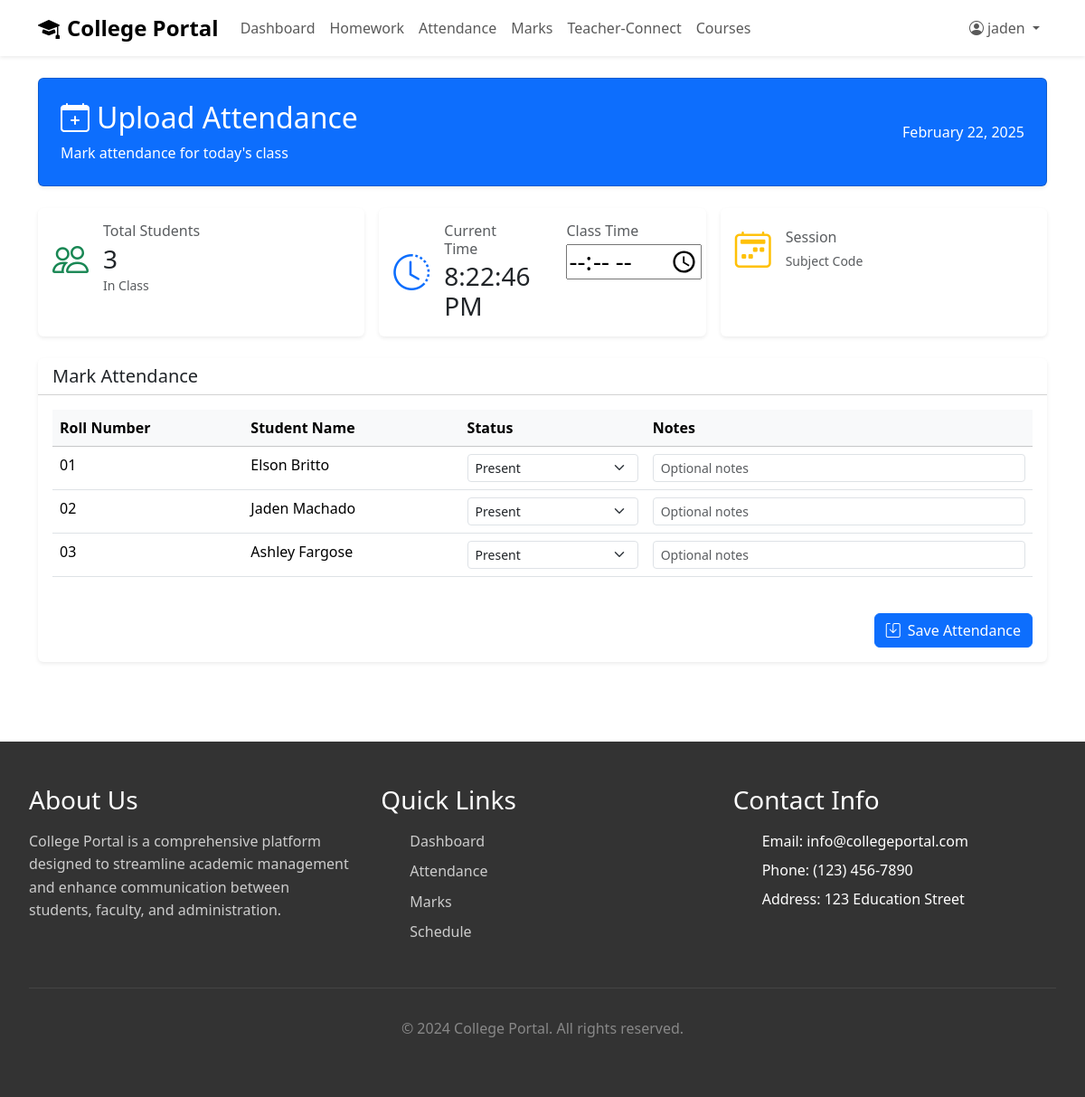
Screenshot of /manage-attendance/ (signed in) with the database file from the repository.
### main/models.py (models this page shows, shortened)
class Student(models.Model):
    user = models.OneToOneField(User, on_delete=models.CASCADE)
    roll_number = models.CharField(max_length=20)

### main/views.py (the view, shortened to what this page needs)
# urls.py: path('manage-attendance/', manage_attendance, name='manage_attendance'),
@login_required
def manage_attendance(request):
    subject = Subject.objects.first()  # Or get it based on your logic
    students = Student.objects.all().order_by('roll_number')
    context = {
        'subject': subject,
        'students': students,
    }
    return render(request, 'updateattendance.html', context)

### main/templates/updateattendance.html (shortened to what this page needs)
{% extends 'base.html' %}
{% block start %}
<main class="py-4">
    <div class="container">
        <div class="row mb-4">
            <div class="col-12">
                <div class="card bg-primary text-white shadow-sm">
                    <div class="card-body p-4">
                        <div class="row align-items-center">
                            <div class="col-md-6">
                                <h2 class="card-title mb-0">
                                    <i class="bi bi-calendar-plus me-2"></i>Upload Attendance
                                </h2>
                                <p class="mt-2 mb-0">Mark attendance for today's class</p>
                            </div>
                            <div class="col-md-6">
                                <div class="text-md-end mt-3 mt-md-0">
                                    <p class="mb-0">{% now "F d, Y" %}</p>
                                </div>
                            </div>
                        </div>
                    </div>
                </div>
            </div>
        </div>
        <div class="row g-3 mb-4">
            <div class="col-md-4">
                <div class="card border-0 shadow-sm h-100">
                    <div class="card-body">
                        <div class="d-flex align-items-center">
                            <div class="flex-shrink-0">
                                <i class="bi bi-people text-success fs-1"></i>
                            </div>
                            <div class="flex-grow-1 ms-3">
                                <h6 class="text-muted mb-1">Total Students</h6>
                                <h3 class="mb-0">{{ students|length }}</h3>
                                <small class="text-muted">In Class</small>
                            </div>
                        </div>
                    </div>
                </div>
            </div>
            <div class="col-md-4">
                <div class="card border-0 shadow-sm h-100">
                    <div class="card-body">
                        <div class="d-flex align-items-center">
                            <div class="flex-shrink-0">
                                <i class="bi bi-clock-history text-primary fs-1"></i>
                            </div>
                            <div class="flex-grow-1 ms-3 flex-time" style="display:flex; flex-direction:row;">
                                <div>
                                <h6 class="text-muted mb-1">Current Time</h6>
                                <h3 class="mb-0" id="currentTime">
                                </h3>
                                </div>
                                <div style="margin-left:40px;">
                                    <h6 class="text-muted mb-1">Class Time</h6>
                                    <h3><input type="time" style="width:150px;"></h3>
                                </div>
                            </div>
                        </div>
                    </div>
                </div>
            </div>
            <div class="col-md-4">
                <div class="card border-0 shadow-sm h-100">
                    <div class="card-body">
                        <div class="d-flex align-items-center">
                            <div class="flex-shrink-0">
                                <i class="bi bi-calendar2-week text-warning fs-1"></i>
                            </div>
                            <div class="flex-grow-1 ms-3">
                                <h6 class="text-muted mb-1">Session</h6>
                                <small class="text-muted">Subject Code</small>
                            </div>
                        </div>
                    </div>
                </div>
            </div>
        </div>
        <div class="row">
            <div class="col-12">
                <div class="card border-0 shadow-sm">
                    <div class="card-header bg-white">
                        <h5 class="card-title mb-0">Mark Attendance</h5>
                    </div>
                    <div class="card-body">
                        <form method="POST">
                            <div class="table-responsive">
                                <table class="table table-hover">
                                    <thead class="table-light">
                                        <tr>
                                            <th>Roll Number</th>
                                            <th>Student Name</th>
                                            <th>Status</th>
                                            <th>Notes</th>
                                        </tr>
                                    </thead>
                                    <tbody>
                                        {% for student in students %}
                                        <tr>
                                            <td>{{ student.roll_number }}</td>
                                            <td>{{ student.user.first_name }} {{ student.user.last_name }}</td>
                                            <td>
                                                <select name="attendance_{{ student.id }}" class="form-select form-select-sm">
                                                    <option value="present">Present</option>
                                                </select>
                                            </td>
                                            <td>
                                                <input type="text" name="notes_{{ student.id }}" class="form-control form-control-sm" placeholder="Optional notes">
                                            </td>
                                        </tr>
                                        {% empty %}
                                        <tr>
                                            <td colspan="4" class="text-center text-muted">
                                                No students found in this class.
                                            </td>
                                        </tr>
                                        {% endfor %}
                                    </tbody>
                                </table>
                            </div>
                            <div class="d-flex justify-content-end mt-4">
                                <button type="submit" class="btn btn-primary">
                                    <i class="bi bi-save me-2"></i>Save Attendance
                                </button>
                            </div>
                        </form>
                    </div>
                </div>
            </div>
        </div>
    </div>
</main>
{% endblock %}

### main/templates/base.html (shortened to what this page needs)
<!DOCTYPE html>
<html lang="en">
  <head>
    {% load static %}
    <link
      href="https://cdn.jsdelivr.net/npm/bootstrap@5.3.0/dist/css/bootstrap.min.css"
      rel="stylesheet"
    />
    <link
      rel="stylesheet"
      href="https://cdn.jsdelivr.net/npm/bootstrap-icons@1.11.2/font/bootstrap-icons.css"
    />
    <link
      href="https://cdnjs.cloudflare.com/ajax/libs/bootstrap/5.3.2/css/bootstrap.min.css"
      rel="stylesheet"
    />
    <link
      href="https://cdnjs.cloudflare.com/ajax/libs/font-awesome/6.4.0/css/all.min.css"
      rel="stylesheet"
    />
  </head>
  <body>
    <nav class="navbar navbar-expand-lg navbar-light bg-white shadow-sm">
      <div class="container">
        <a class="navbar-brand" href="/">
          <i class="bi bi-mortarboard-fill me-2"></i>College Portal
        </a>
        <div class="collapse navbar-collapse" id="navbarNav">
          <ul class="navbar-nav me-auto">
            <li class="nav-item">
              <a class="nav-link" href="/dashboard/">Dashboard</a>
            </li>
            <li class="nav-item">
              <a class="nav-link" href="/homework/">Homework</a>
            </li>
            <li class="nav-item">
              <a class="nav-link" href="/attendance/">Attendance</a>
            </li>
            <li class="nav-item">
              <a class="nav-link" href="/marks/">Marks</a>
            </li>
            <li class="nav-item">
              <a class="nav-link" href="/teacher-connect/">Teacher-Connect</a>
            </li>
            <li class="nav-item">
              <a class="nav-link" href="https://collgeportal-cp.netlify.app/"
                >Courses</a
              >
            </li>
          </ul>
          <ul class="navbar-nav">
            {% if user.is_authenticated %}
            <li class="nav-item dropdown">
              <a
                class="nav-link dropdown-toggle"
                href="#"
                role="button"
                data-bs-toggle="dropdown"
              >
                <i class="bi bi-person-circle me-1"></i>{{ user.username }}
              </a>
            </li>
            {% endif %}
          </ul>
        </div>
      </div>
    </nav>
    {% block start %} {% endblock %}
    <footer class="footer">
      <div class="footer-content">
        <div class="footer-section">
          <h3>About Us</h3>
          <p>
            College Portal is a comprehensive platform designed to streamline
            academic management and enhance communication between students,
            faculty, and administration.
          </p>
        </div>
        <div class="footer-section">
          <h3>Quick Links</h3>
          <ul>
            <li><a href="/dashboard">Dashboard</a></li>
            <li><a href="/attendance">Attendance</a></li>
            <li><a href="/marks">Marks</a></li>
            <li><a href="/schedule">Schedule</a></li>
          </ul>
        </div>
        <div class="footer-section">
          <h3>Contact Info</h3>
          <ul>
            <li>Email: info@collegeportal.com</li>
            <li>Phone: (123) 456-7890</li>
            <li>Address: 123 Education Street</li>
          </ul>
        </div>
      </div>
      <div class="footer-bottom">
        <p>&copy; 2024 College Portal. All rights reserved.</p>
      </div>
    </footer>
  </body>
</html>

### main/templates/base.html (style rules this page uses)
body { min-height: 100vh; display: flex; flex-direction: column; }
.navbar-brand { font-weight: bold; font-size: 1.5rem; }
.nav-link { font-weight: 500; }
main { flex: 1; }
.footer { background: #333; color: white; padding: 3rem 2rem; margin-top: 4rem; }
.footer-content { max-width: 1200px; margin: 0 auto; display: grid; grid-template-columns: repeat(auto-fit, minmax(250px, 1fr)); gap: 2rem; }
.footer-section h3 { margin-bottom: 1rem; color: #fff; }
.footer-section p, .footer-section a { color: #ccc; text-decoration: none; line-height: 1.6; }
.footer-section ul { list-style: none; }
.footer-section ul li { margin-bottom: 0.5rem; }
.footer-bottom { text-align: center; margin-top: 2rem; padding-top: 2rem; border-top: 1px solid #444; color: #888; }

### rows the page displays
Student: roll_number "01", user.first_name "Elson", user.last_name "Britto", id "Present"
Student: roll_number "02", user.first_name "Jaden", user.last_name "Machado", id "Present"
Student: roll_number "03", user.first_name "Ashley", user.last_name "Fargose", id "Present"

### other values shown
{{ user.username }} "jaden"
{{ students|length }} "3"
